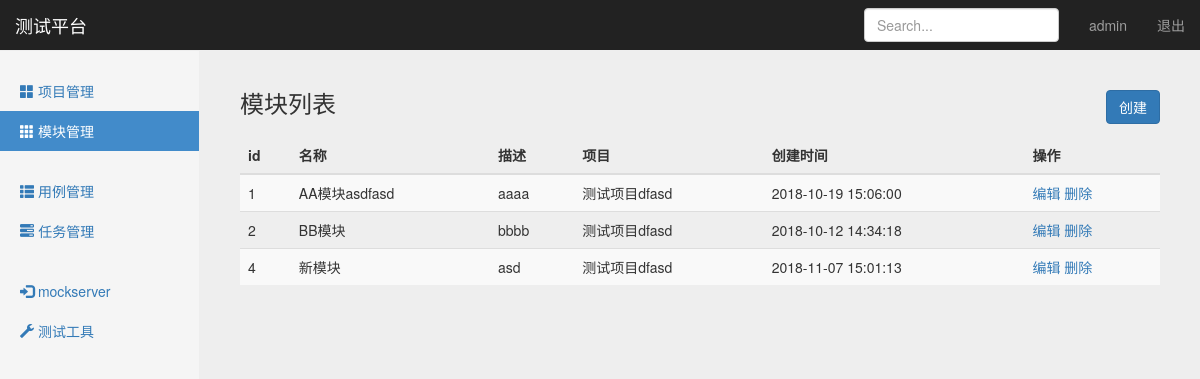
Page /manage/module_manage/ (signed in) on the earlier database version.
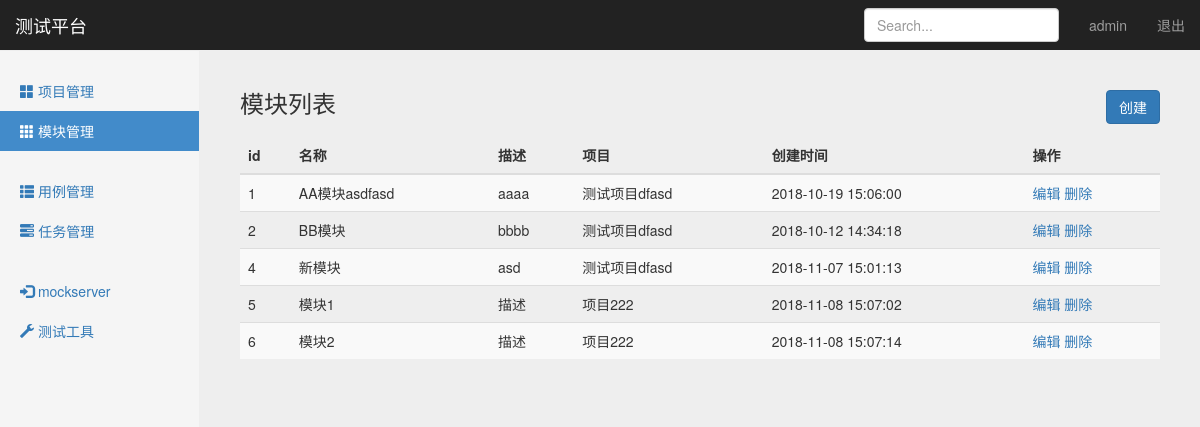
Same page on the later database version.
### project_app/models.py (models this page shows, shortened)
class Module(models.Model):
    project = models.ForeignKey(Project, on_delete=models.CASCADE)
    name = models.CharField("名称", max_length=100, blank=False, default="")
    describe = models.TextField("描述", default="")
    create_time = models.DateTimeField("创建时间", auto_now_add=True)

class Project(models.Model):
    name = models.CharField("名称", max_length=100, blank=False, default="")
    describe = models.TextField("描述", default="")
    status = models.BooleanField("状态：", default=True)
    create_time = models.DateTimeField("创建时间", auto_now_add=True)
    def __str__(self):
        return self.name

### project_app/views/module_views.py (the view)
# urls.py: path('module_manage/',  module_views.module_manage),
@login_required
def module_manage(request):
    username = request.session.get('user1', '')
    module_all = Module.objects.all()
    return render(request, "module_manage.html", {
        "user": username,
        "modules": module_all,
        "type": "list"
    })

### templates/module_manage.html (shortened to what this page needs)
{% extends "base.html" %}
{% block content %}
<nav class="navbar navbar-inverse navbar-fixed-top">
    <div class="container-fluid">
        <div class="navbar-header">
            <a class="navbar-brand" href="#">测试平台</a>
        </div>
        <div id="navbar" class="navbar-collapse collapse">
            <ul class="nav navbar-nav navbar-right">
                <li><a href="#">{{ user }}</a></li>
                <li><a href="/logout/">退出</a></li>
            </ul>
            <form class="navbar-form navbar-right">
                <input type="text" class="form-control" placeholder="Search...">
            </form>
        </div>
    </div>
</nav>
<div class="container-fluid">
    <div class="row">
        <div class="col-sm-3 col-md-2 sidebar">
            <ul class="nav nav-sidebar">
                <li><a href="/manage/project_manage/">
                    <span class="glyphicon glyphicon-th-large"></span> 项目管理</a>
                </li>
                <li class="active"><a href="#">
                    <span class="glyphicon glyphicon-th"></span> 模块管理</a>
                </li>
            </ul>
            <ul class="nav nav-sidebar">
                <li><a href="/interface/case_manage/">
                    <span class="glyphicon glyphicon-th-list"></span> 用例管理</a>
                </li>
                <li><a href="/interface/task_manage/">
                    <span class="glyphicon glyphicon-tasks"></span> 任务管理</a>
                </li>
            </ul>
            <ul class="nav nav-sidebar">
                <li><a href="#">
                    <span class="glyphicon glyphicon-log-in"></span> mockserver</a>
                </li>
                <li><a href="#">
                    <span class="glyphicon glyphicon-wrench"></span> 测试工具</a>
                </li>
            </ul>
        </div>
        {% if type == 'list'%}
        <div class="col-sm-9 col-sm-offset-3 col-md-10 col-md-offset-2 main">
            <h3 class="sub-header">模块列表
                <button type="button" class="btn btn-primary"
                style="float: right;"
                onclick="window.location.href='/manage/add_module/'">创建</button>
            </h3>
            <div class="table-responsive">
                <table class="table table-striped">
                    <thead>
                        <tr>
                            <th>id</th>
                            <th>名称</th>
                            <th>描述</th>
                            <th>项目</th>
                            <th>创建时间</th>
                            <th>操作</th>
                        </tr>
                    </thead>
                    <tbody>
                        {% for module in modules %}
                        <tr>
                            <td>{{ module.id }}</td>
                            <td>{{ module.name }}</td>
                            <td>{{ module.describe }}</td>
                            <td>{{ module.project }}</td>
                            <td>{{ module.create_time | date:"Y-m-d H:i:s" }}</td>
                            <td>
                                <a href="/manage/edit_module/{{module.id}}/">编辑</a>
                                <a href="/manage/delete_module/{{module.id}}/">删除</a>
                            </td>
                        </tr>
                        {% endfor %}
                    </tbody>
                </table>
            </div>
        </div>
        {% endif %}
    </div>
</div>
{% endblock %}

### templates/base.html (shortened to what this page needs)
<!DOCTYPE html>
<html lang="zh-CN">
<head>
    {% load static %}
    <link rel="stylesheet" type="text/css" href="{% static "css/bootstrap.min.css" %}">
    <link rel="stylesheet" type="text/css" href="{% static "css/signin.css" %}">
    <link rel="stylesheet" type="text/css" href="{% static "css/dashboard.css" %}">
</head>
<body>
{% block content %}
{% endblock %}
</body>
</html>

### static/css/signin.css (style rules this page uses)
body { padding-top: 40px; padding-bottom: 40px; background-color: #eee; }

### static/css/dashboard.css (style rules this page uses)
body { padding-top: 50px; }
.sub-header { padding-bottom: 10px; border-bottom: 1px solid #eee; }
.navbar-fixed-top { border: 0; }
.sidebar { display: none; }
@media (min-width: 768px) { .sidebar { position: fixed; top: 51px; bottom: 0; left: 0; z-index: 1000; display: block; padding: 20px; overflow-x: hidden; overflow-y: auto; background-color: #f5f5f5; border-right: 1px solid #eee; } }
.nav-sidebar { margin-right: -21px; margin-bottom: 20px; margin-left: -20px; }
.nav-sidebar > li > a { padding-right: 20px; padding-left: 20px; }
.nav-sidebar > .active > a, .nav-sidebar > .active > a:hover, .nav-sidebar > .active > a:focus { color: #fff; background-color: #428bca; }
.main { padding: 20px; }
@media (min-width: 768px) { .main { padding-right: 40px; padding-left: 40px; } }

Differences in the rows shown:
added Module: id "5", name "模块1", describe "描述", project "项目222", create_time "2018-11-08 15:07:02"
added Module: id "6", name "模块2", describe "描述", project "项目222", create_time "2018-11-08 15:07:14"
